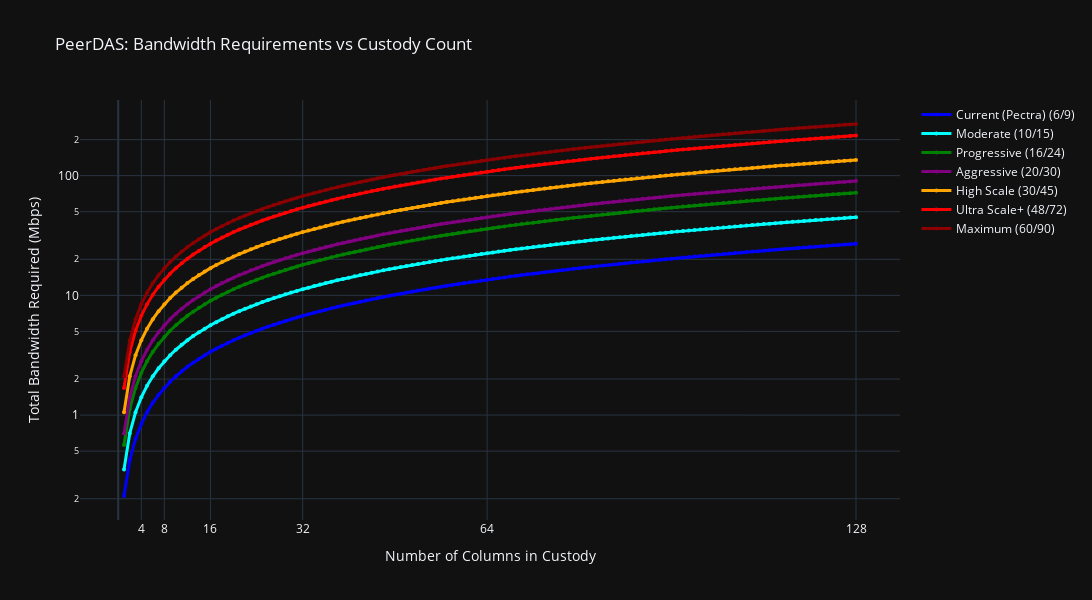

Write notebook code for a chart like this one.
### Code cell
# 3. PeerDAS Custody Impact Analysis
# Show how different custody counts affect bandwidth for various blob scenarios

# Select more blob scenarios for comprehensive analysis
key_blob_scenarios = ["Current (Pectra)", "Moderate", "Progressive", "Aggressive", "High Scale", "Ultra Scale+", "Maximum"]

# Generate data for all custody counts from 1 to 128
custody_counts = list(range(1, 129))

fig = go.Figure()

# Color map for scenarios
scenario_colors = {
    "Current (Pectra)": "blue",
    "Moderate": "cyan",
    "Progressive": "green", 
    "Aggressive": "purple",
    "High Scale": "orange",
    "Ultra Scale+": "red",
    "Maximum": "darkred"
}

for scenario_name in key_blob_scenarios:
    scenario_details = next(s for s in BLOB_LIMIT_SCENARIOS if s["name"] == scenario_name)
    
    x_values = []
    y_values = []
    
    for custody_count in custody_counts:
        # Calculate bandwidth for this scenario and custody count
        reqs = calculate_bandwidth_requirements(
            scenario_details["target"], scenario_details["max"], "balanced", 
            custody_count=custody_count, use_peerdas=True
        )
        x_values.append(custody_count)
        y_values.append(reqs["avg_bandwidth_total_mbps"])
    
    fig.add_trace(go.Scatter(
        x=x_values,
        y=y_values,
        mode='lines+markers',
        name=f"{scenario_name} ({scenario_details['target']}/{scenario_details['max']})",
        line=dict(width=3, color=scenario_colors[scenario_name]),
        marker=dict(size=4)
    ))

fig.update_layout(
    title="PeerDAS: Bandwidth Requirements vs Custody Count",
    xaxis_title="Number of Columns in Custody",
    yaxis_title="Total Bandwidth Required (Mbps)",
    height=600,
    width=1200,
    yaxis_type="log",
    hovermode='x unified'
)

fig.update_xaxes(tickvals=[4, 8, 16, 32, 64, 128])

fig.show()
